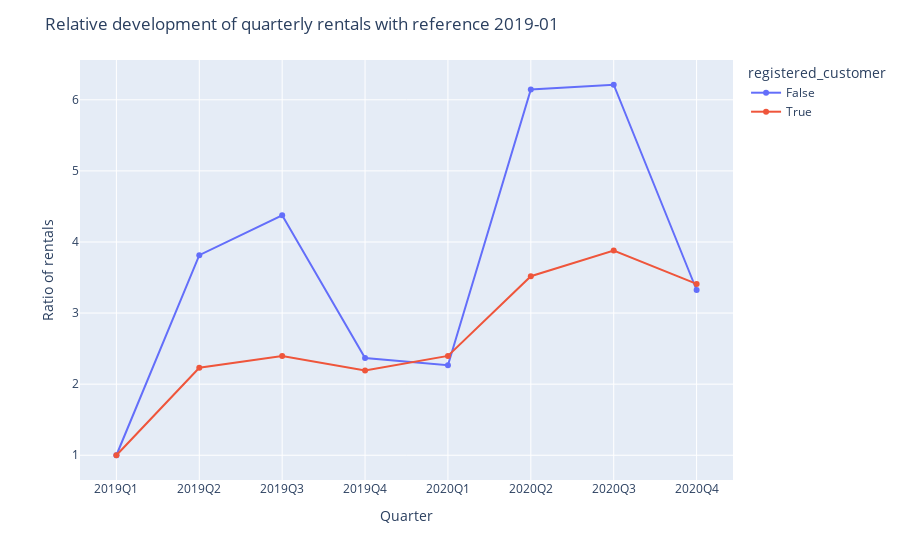

Here is the notebook cell this chart was saved with:
### Markdown cell above
## Relative normalized development of rentals per quarter and per customer group (registered vs non-registered customers)

### Code cell
# Drop columns and save it in a new dataframe
df_first_count_q = df_quarter[["quarter","registered_customer","datetime"]]

# Show only rentals in 2019Q1 (earliest date in data set)
df_first_count_q = df_first_count_q[df_first_count_q["quarter"]=="2019Q1"]

df_first_count_q = df_first_count_q.rename(columns={"quarter":"begin","datetime":"count_begin"})

# Merge new dataframe with dataframe which shows the amount of rentals per quarter from registered vs non-registered customers
df_merged_q = pd.merge(df_quarter, df_first_count_q, how="inner", on="registered_customer")[["quarter","registered_customer","datetime","begin","count_begin"]]

# Calculate ratio between amount of rentals per group in every quarter to amount of rentals in 2019Q1
df_merged_q["ratio"]=df_merged_q.datetime / df_merged_q.count_begin

# Show when the highest percentual change had happened
fig_dev_per_quarter = px.line(df_merged_q, x="quarter", y="ratio", color="registered_customer", markers=True)
fig_dev_per_quarter.update_layout( title="Relative development of quarterly rentals with reference 2019-01", xaxis_title="Quarter", yaxis_title="Ratio of rentals")

### Figure 1 — Plotly figure (JSON) as saved in the notebook; plotly's stock layout.template omitted (floating-point values rounded to 4 significant figures)
{"data": [{"hovertemplate": "registered_customer=False<br>quarter=%{x}<br>ratio=%{y}<extra></extra>", "legendgroup": "False", "line": {"color": "#636efa", "dash": "solid"}, "marker": {"symbol": "circle"}, "mode": "lines+markers", "name": "False", "orientation": "v", "showlegend": true, "type": "scatter", "x": ["2019Q1", "2019Q2", "2019Q3", "2019Q4", "2020Q1", "2020Q2", "2020Q3", "2020Q4"], "xaxis": "x", "y": [1, 3.814, 4.375, 2.369, 2.267, 6.144, 6.212, 3.325], "yaxis": "y"}, {"hovertemplate": "registered_customer=True<br>quarter=%{x}<br>ratio=%{y}<extra></extra>", "legendgroup": "True", "line": {"color": "#EF553B", "dash": "solid"}, "marker": {"symbol": "circle"}, "mode": "lines+markers", "name": "True", "orientation": "v", "showlegend": true, "type": "scatter", "x": ["2019Q1", "2019Q2", "2019Q3", "2019Q4", "2020Q1", "2020Q2", "2020Q3", "2020Q4"], "xaxis": "x", "y": [1, 2.23, 2.395, 2.192, 2.397, 3.519, 3.879, 3.411], "yaxis": "y"}], "layout": {"autosize": true, "legend": {"title": {"text": "registered_customer"}, "tracegroupgap": 0}, "margin": {"t": 60}, "title": {"text": "Relative development of quarterly rentals with reference 2019-01"}, "xaxis": {"anchor": "y", "autorange": true, "domain": [0, 1], "range": [-0.4395, 7.439], "title": {"text": "Quarter"}, "type": "category"}, "yaxis": {"anchor": "x", "autorange": true, "domain": [0, 1], "range": [0.5965, 6.615], "title": {"text": "Ratio of rentals"}, "type": "linear"}}}
